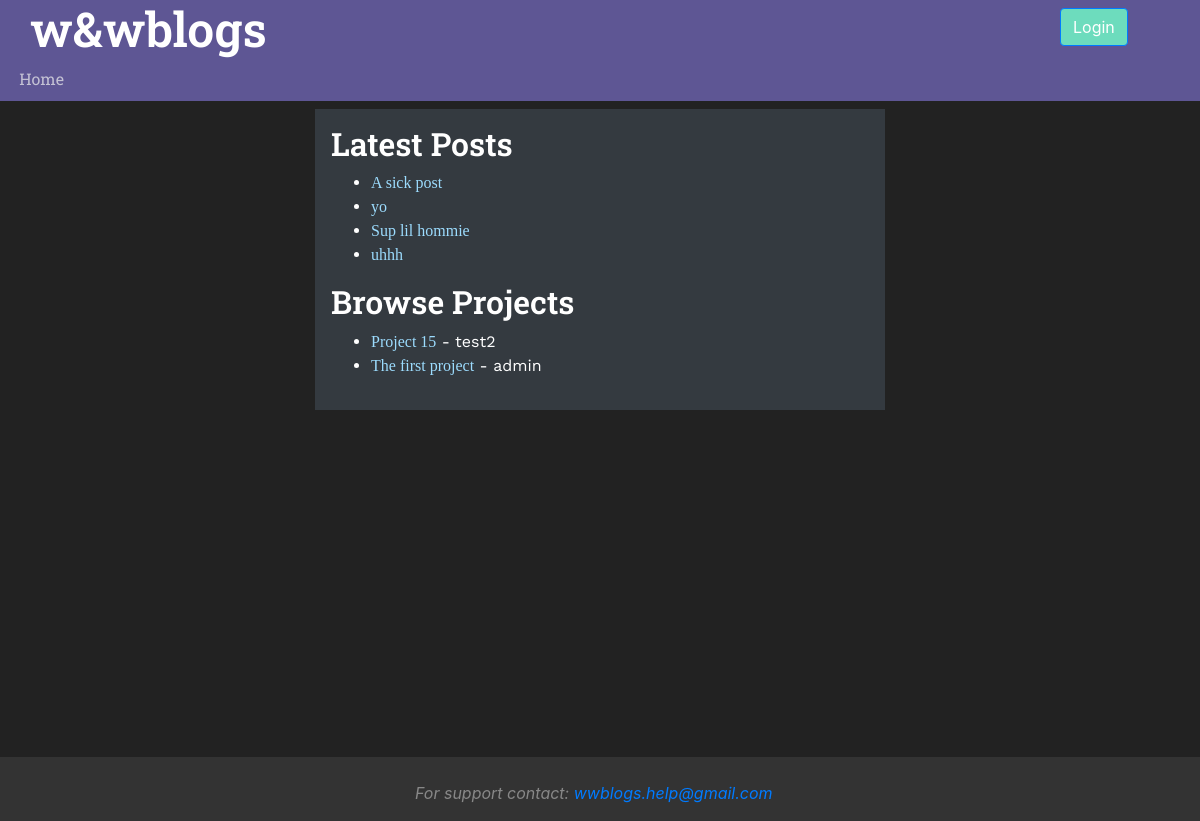
The page / on the database its author committed.
### wwapp/models.py (models this page shows, shortened)
class Article(models.Model):
    article_id = models.AutoField(primary_key=True)
    article_title = models.CharField(max_length=45)
    pub_date = models.DateTimeField(blank=True, null=True)
    author = models.ForeignKey(User, on_delete=models.PROTECT)
    published = models.BooleanField(default=False)
    creation_date = models.DateTimeField(auto_now_add=True)
    article_parent = models.ForeignKey("Article", on_delete=models.SET_NULL, null=True, blank=True)
    """
    # populate with -  default=timezone.now - from django.utils.timezone.now()
    # edit_date = models.DateField(auto_now=True)
    # can be used instead auto_now_add = True,
    """
    class Meta:
        indexes = [
            models.Index(fields=['article_title']),
            models.Index(fields=['author']),
        ]

class Category(models.Model):
    category_id = models.AutoField(primary_key=True)
    category_name = models.CharField(unique=True, max_length=45)
    category_creator = models.ForeignKey(User, on_delete=models.PROTECT)
    category_description = models.CharField(null=True, max_length=300)
    class CategoryType(models.TextChoices):
        PROJECT = 'PROJECT', _('Project')
        TOPIC = 'TOPIC', _('Topic')
        SUBTOPIC = 'SUBTOPIC', _('SubTopic')
    category_type = models.CharField(max_length=45, choices=CategoryType.choices, default=CategoryType.PROJECT)
    class Meta:
        verbose_name_plural = 'Categories'
        indexes = [
            models.Index(fields=['category_name']),
        ]

### account/models.py (models this page shows, shortened)
class User(AbstractBaseUser, PermissionsMixin):
    email = models.EmailField(verbose_name="email", max_length=60, unique=True)
    username = models.CharField(max_length=30, unique=True)
    date_joined = models.DateTimeField(verbose_name='date joined', auto_now_add=True)
    is_active = models.BooleanField(default=False)
    is_staff = models.BooleanField(default=False)  # if false the user cannot log in to admin
    USERNAME_FIELD = 'username'
    REQUIRED_FIELDS = [
        'email',
    ]
    class Meta:
        indexes = [
            models.Index(fields=['username', 'email']),
        ]
    objects = UserManager()

### wwapp/views.py (the view)
# urls.py: path('', views.index, name='index'),
def index(request):
    latest_articles = ArticleHandler.get_latest_published_articles(count=5)
    projects = CategoryHandler.get_all_projects()
    values = {
        "latest_articles_list": latest_articles,
        "active_projects": projects
    }
    return render(request, "wwapp/index.html", values)

### wwapp/handlers.py (called while the page is built)
    @staticmethod
    def get_all_projects() -> [Category]:
        try:
            return Category.objects.filter(category_type=Category.CategoryType.PROJECT).order_by('category_name')
        except exceptions.EmptyResultSet:
            return []

    @staticmethod
    def get_latest_published_articles(count: int) -> [Article]:
        latest_articles = Article.objects.filter(published=True).order_by('-pub_date')[:int(count)]
        return latest_articles

### wwapp/templates/wwapp/index.html (shortened to what this page needs)
{% extends 'wwapp/base.html' %}
{% load static %}
{% block content %}
    <h3>Latest Posts</h3>
    {% if latest_articles_list %}
        <ul id="latest-articles-list">
            {% for article in latest_articles_list %}
                <li>
                    <a href="{% url 'wwapp:open_article' article.article_id %}">{{ article.article_title }}</a>
                </li>
            {% endfor %}
        </ul>
    {% else %}
        <p>There are no published articles.</p>
    {% endif %}
    <h3>Browse Projects</h3>
    {% if active_projects %}
        <ul id="active-projects-list">
            {% for cat in active_projects %}
                <li>
                    <a href="{% url 'wwapp:open_category' cat.category_id %}">{{ cat.category_name }}</a> - {{ cat.category_creator.username     }}
                </li>
            {% endfor %}
        </ul>
    {% else %}
        <p>There are no projects.</p>
    {% endif %}
{% endblock %}

### static/wwapp/css/style.css (style rules this page uses)
body { min-height: 100vh; background: #222222; color: white; font-style: normal; }
html { font-size: 100%; }
h1, h2, h3, h4, h5, h6 { font-family: RobotoSlab, sans-serif; }
h3 { font-size: 2rem; }
h3, h4 { font-weight: 600; }
.content a:link { font-weight: 500; color: #9CDCFE; }

### rows shown on the page
Article: article_title "A sick post"
Article: article_title "yo"
Article: article_title "Sup lil hommie"
Article: article_title "uhhh"
Category: category_name "Project 15", category_creator.username "test2"
Category: category_name "The first project", category_creator.username "admin"
